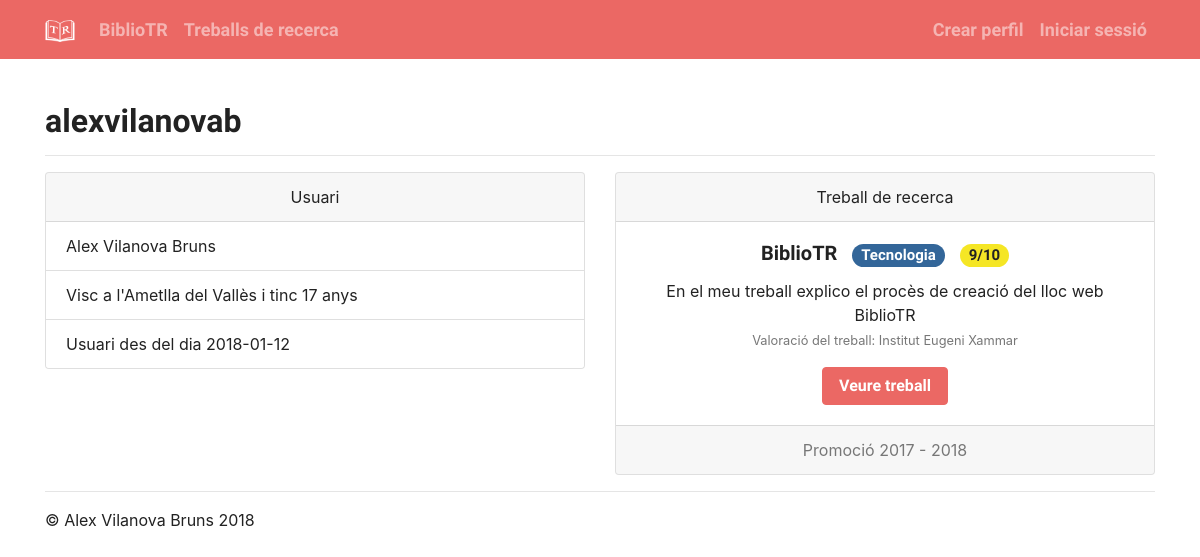
/usuari/alexvilanovab, run on the app's committed database.
### models.py (models this page shows)
class User(UserMixin, db.Model):
    id = db.Column(db.Integer, primary_key=True)
    name = db.Column(db.String(40))
    username = db.Column(db.String(20), unique=True)
    bio = db.Column(db.String(240))
    email = db.Column(db.String(254), unique=True)
    tdr_title = db.Column(db.String(60))
    tdr_description = db.Column(db.String(500))
    tdr_subject = db.Column(db.String())
    tdr_year = db.Column(db.String())
    tdr_mark = db.Column(db.Integer)
    tdr_school = db.Column(db.String(120))
    password = db.Column(db.String(80))
    creation_date = db.Column(db.Date())

### views.py (the view)
@app.route('/usuari/<username>')
def user(username):
    user = User.query.filter_by(username=username).first()
    if user == None:
        return render_template('error.html', error='user_not_found', username=username), 404
    return render_template('user.html', user=user)

### templates/user.html (shortened to what this page needs)
{% extends 'base.html' %}
{% if user.username == current_user.username %}
{% set active_page = "profile" %}
{% endif %}
{% block content %}
<div class="container">
  <div class="page-header">
    <h2>{{ user.username }}</h2>
  </div>
  <hr>
  <div class="row">
    <div class="col-sm-6">
      <div class="card">
        <div class="card-header text-center">
          Usuari
        </div>
        <ul class="list-group list-group-flush">
          <li class="list-group-item">{{ user.name }}</li>
          {% if user.bio %}
          <li class="list-group-item">{{ user.bio }}</li>
          {% endif %}
          <li class="list-group-item">Usuari des del dia {{ user.creation_date }}</li>
        </ul>
      </div>
      <br>
    </div>
    <div class="col-sm-6">
      <div class="card text-center">
        <div class="card-header">
          Treball de recerca
        </div>
        <div class="card-body">
          <h5 class="card-title">
            {{ user.tdr_title }}
            <span class="badge badge-pill badge-info">{{ user.tdr_subject }}</span>
            {% if user.tdr_mark %}
              <span class="badge badge-pill badge-warning">{{ user.tdr_mark }}/10</span>
            {% endif %}
          </h5>
          <p class="card-text">
            {{ user.tdr_description }}
            {% if user.tdr_school %}
              <br>
              <small class="text-muted">Valoració del treball: {{ user.tdr_school }}</small>
            {% endif %}
          </p>
          <a href="../static/tdr-pdf/{{ user.username }}.pdf" class="btn btn-primary" target="_blank">Veure treball</a>
        </div>
        <div class="card-footer text-muted">Promoció {{ user.tdr_year }}</div>
      </div>
    </div>
  </div>
  <hr>
</div>
{% endblock %}

### templates/user.html (style rules this page uses)
body { padding-top: 6.5rem; }

### data on the page
User: username "alexvilanovab", name "Alex Vilanova Bruns", bio "Visc a l'Ametlla del Vallès i tinc 17 anys", creation_date "2018-01-12", tdr_title "BiblioTR", tdr_subject "Tecnologia", tdr_mark "9", tdr_description "En el meu treball explico el procès de creació del lloc web BiblioTR", tdr_school "Institut Eugeni Xammar", tdr_year "2017 - 2018"
